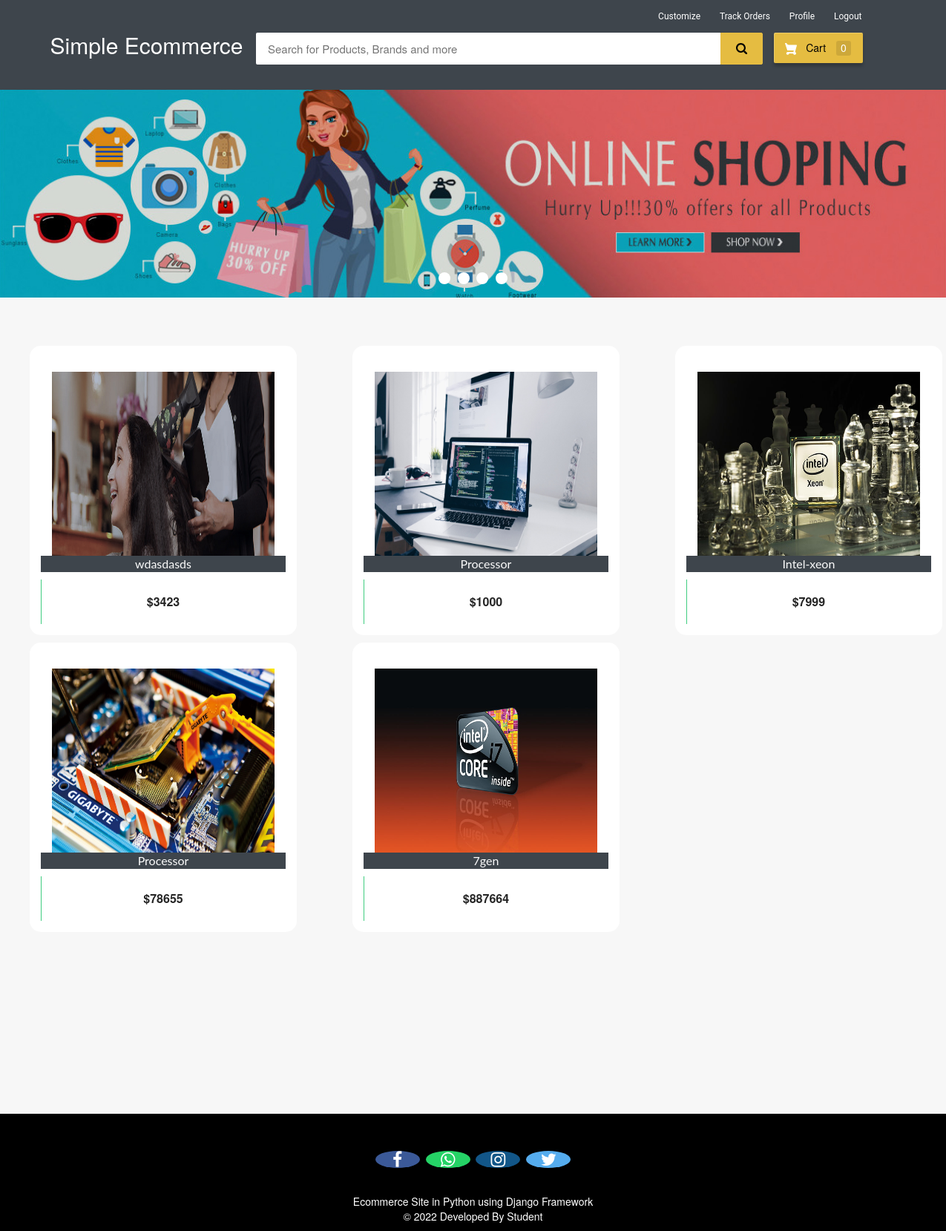
Page /customer-home (signed in) on the committed database.
### ecom/models.py (models this page shows, shortened)
class Product(models.Model):
    name=models.CharField(max_length=40)
    product_image= models.ImageField(upload_to='product_image/',null=True,blank=True)
    price = models.PositiveIntegerField()
    description=models.CharField(max_length=40)

### ecom/views.py (the view)
# urls.py: path('customer-home', views.customer_home_view,name='customer-home'),
@login_required(login_url='customerlogin')
@user_passes_test(is_customer)
def customer_home_view(request):
    products=models.Product.objects.all()
    if 'product_ids' in request.COOKIES:
        product_ids = request.COOKIES['product_ids']
        counter=product_ids.split('|')
        product_count_in_cart=len(set(counter))
    else:
        product_count_in_cart=0
    return render(request,'ecom/customer_home.html',{'products':products,'product_count_in_cart':product_count_in_cart})

### ecom/views.py (called while the page is built)
def is_customer(user):
    return user.groups.filter(name='CUSTOMER').exists()

### templates/ecom/customer_home.html (shortened to what this page needs)
{% extends 'ecom/customer_base.html' %}
{% load static %}
{% block content %}
<div class="row">
  <div class="col-md-12">
    <div class="slider-container">
      <div class="menu">
        <label for="slide-dot-1"></label>
        <label for="slide-dot-2"></label>
        <label for="slide-dot-3"></label>
        <label for="slide-dot-4"></label>
      </div>
        <div class="slide slide-1"></div>
    </div>
  </div>
</div>
  {%if products%}
  <br>
  <div class="row">
      {% for p in products %}
      <div class="column">
      <div class="container page-wrapper" style="width: 450px;">
        <div class="page-inner">
          <div class="row">
            <div class="el-wrapper">
              <div class="box-up">
                <img class="img" src="{% static p.product_image.url %}" alt="product pic" height="300px" width="300px">
                <div class="img-info">
                  <div class="info-inner">
                    <span style="background-color:#3e454c; color:fbfbfb;"class="p-company">{{p.name}}</span>
                  </div>
                </div>
              </div>
              <div class="box-down">
                <a class="cart" href="{% url 'add-to-cart' p.id  %}">
                  <span class="price">${{p.price}}</span>
                  <span class="add-to-cart">
                    <span class="txt"><i class="fa fa-shopping-cart"></i> Add To Cart</span>
                  </span>
                </a>
              </div>
            </div>
          </div>
        </div>
      </div>
      </div>
{% if forloop.counter|divisibleby:"3" %}
    </div>
    <div class="row">
          <br><br><br><br><br>
{% endif %}
  {% endfor %}
</div>
{%else%}
<h3 style="text-align:center; color:#3E454C;">No Search Found</h3>
{%endif%}
<br><br><br>
<br><br><br><br><br><br><br><br><br><br><br><br>
{% endblock content %}

### templates/ecom/customer_base.html (style rules this page uses)
body { background-color: #f7f7f7; }
.menu { cursor: pointer }
.fa { font-size: 23px; width: 60px; text-align: center; text-decoration: none; margin: 5px 2px; border-radius: 50%; }

### rows in the picture
Product: product_image (picture), name "wdasdasds", price "3423"
Product: product_image (picture), name "Processor", price "1000"
Product: product_image (picture), name "Intel-xeon", price "7999"
Product: product_image (picture), name "Processor", price "78655"
Product: product_image (picture), name "7gen", price "887664"

### other values in the picture
{{ product_count_in_cart }} "0"
